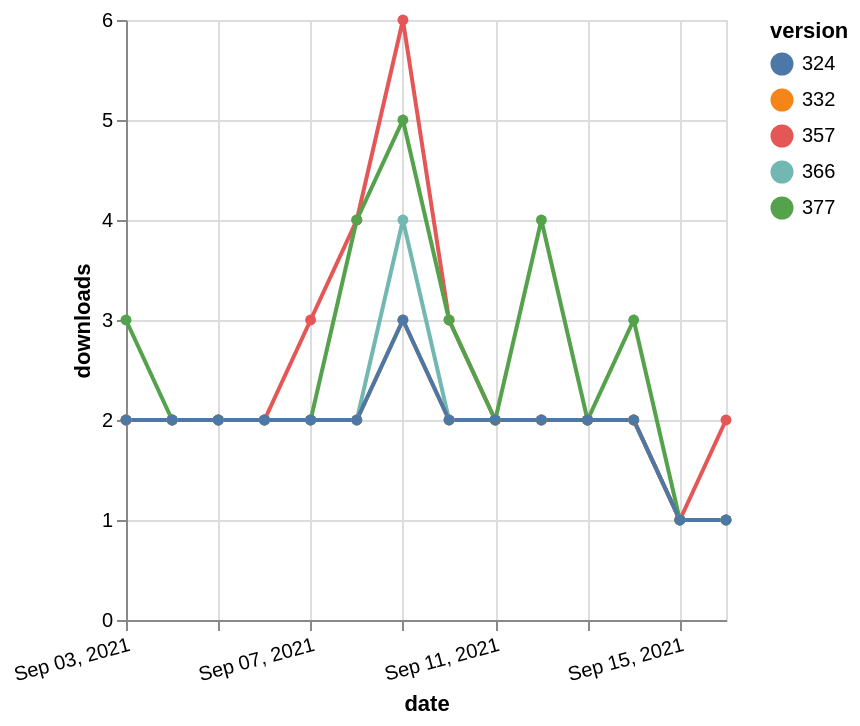

Vega-Lite specification for this chart:
### Vega-Lite specification from a JSON file in a GitHub repository (floating-point values rounded to 4 significant figures)
{"$schema": "https://vega.github.io/schema/vega-lite/v5.json", "description": "A simple bar chart with embedded data.", "data": {"values": [{"date": "2021-09-03", "total": 2317, "delta": 2, "version": "366"}, {"date": "2021-09-04", "total": 2319, "delta": 2, "version": "366"}, {"date": "2021-09-05", "total": 2321, "delta": 2, "version": "366"}, {"date": "2021-09-06", "total": 2323, "delta": 2, "version": "366"}, {"date": "2021-09-07", "total": 2325, "delta": 2, "version": "366"}, {"date": "2021-09-08", "total": 2327, "delta": 2, "version": "366"}, {"date": "2021-09-09", "total": 2331, "delta": 4, "version": "366"}, {"date": "2021-09-10", "total": 2333, "delta": 2, "version": "366"}, {"date": "2021-09-11", "total": 2335, "delta": 2, "version": "366"}, {"date": "2021-09-12", "total": 2337, "delta": 2, "version": "366"}, {"date": "2021-09-13", "total": 2339, "delta": 2, "version": "366"}, {"date": "2021-09-14", "total": 2341, "delta": 2, "version": "366"}, {"date": "2021-09-15", "total": 2342, "delta": 1, "version": "366"}, {"date": "2021-09-16", "total": 2343, "delta": 1, "version": "366"}, {"date": "2021-09-03", "total": 2916, "delta": 2, "version": "357"}, {"date": "2021-09-04", "total": 2918, "delta": 2, "version": "357"}, {"date": "2021-09-05", "total": 2920, "delta": 2, "version": "357"}, {"date": "2021-09-06", "total": 2922, "delta": 2, "version": "357"}, {"date": "2021-09-07", "total": 2925, "delta": 3, "version": "357"}, {"date": "2021-09-08", "total": 2929, "delta": 4, "version": "357"}, {"date": "2021-09-09", "total": 2935, "delta": 6, "version": "357"}, {"date": "2021-09-10", "total": 2938, "delta": 3, "version": "357"}, {"date": "2021-09-11", "total": 2940, "delta": 2, "version": "357"}, {"date": "2021-09-12", "total": 2942, "delta": 2, "version": "357"}, {"date": "2021-09-13", "total": 2944, "delta": 2, "version": "357"}, {"date": "2021-09-14", "total": 2946, "delta": 2, "version": "357"}, {"date": "2021-09-15", "total": 2947, "delta": 1, "version": "357"}, {"date": "2021-09-16", "total": 2949, "delta": 2, "version": "357"}, {"date": "2021-09-03", "total": 2763, "delta": 2, "version": "332"}, {"date": "2021-09-04", "total": 2765, "delta": 2, "version": "332"}, {"date": "2021-09-05", "total": 2767, "delta": 2, "version": "332"}, {"date": "2021-09-06", "total": 2769, "delta": 2, "version": "332"}, {"date": "2021-09-07", "total": 2771, "delta": 2, "version": "332"}, {"date": "2021-09-08", "total": 2773, "delta": 2, "version": "332"}, {"date": "2021-09-09", "total": 2776, "delta": 3, "version": "332"}, {"date": "2021-09-10", "total": 2778, "delta": 2, "version": "332"}, {"date": "2021-09-11", "total": 2780, "delta": 2, "version": "332"}, {"date": "2021-09-12", "total": 2782, "delta": 2, "version": "332"}, {"date": "2021-09-13", "total": 2784, "delta": 2, "version": "332"}, {"date": "2021-09-14", "total": 2786, "delta": 2, "version": "332"}, {"date": "2021-09-15", "total": 2787, "delta": 1, "version": "332"}, {"date": "2021-09-16", "total": 2788, "delta": 1, "version": "332"}, {"date": "2021-09-03", "total": 2142, "delta": 3, "version": "377"}, {"date": "2021-09-04", "total": 2144, "delta": 2, "version": "377"}, {"date": "2021-09-05", "total": 2146, "delta": 2, "version": "377"}, {"date": "2021-09-06", "total": 2148, "delta": 2, "version": "377"}, {"date": "2021-09-07", "total": 2150, "delta": 2, "version": "377"}, {"date": "2021-09-08", "total": 2154, "delta": 4, "version": "377"}, {"date": "2021-09-09", "total": 2159, "delta": 5, "version": "377"}, {"date": "2021-09-10", "total": 2162, "delta": 3, "version": "377"}, {"date": "2021-09-11", "total": 2164, "delta": 2, "version": "377"}, {"date": "2021-09-12", "total": 2168, "delta": 4, "version": "377"}, {"date": "2021-09-13", "total": 2170, "delta": 2, "version": "377"}, {"date": "2021-09-14", "total": 2173, "delta": 3, "version": "377"}, {"date": "2021-09-15", "total": 2174, "delta": 1, "version": "377"}, {"date": "2021-09-16", "total": 2175, "delta": 1, "version": "377"}, {"date": "2021-09-03", "total": 2524, "delta": 2, "version": "324"}, {"date": "2021-09-04", "total": 2526, "delta": 2, "version": "324"}, {"date": "2021-09-05", "total": 2528, "delta": 2, "version": "324"}, {"date": "2021-09-06", "total": 2530, "delta": 2, "version": "324"}, {"date": "2021-09-07", "total": 2532, "delta": 2, "version": "324"}, {"date": "2021-09-08", "total": 2534, "delta": 2, "version": "324"}, {"date": "2021-09-09", "total": 2537, "delta": 3, "version": "324"}, {"date": "2021-09-10", "total": 2539, "delta": 2, "version": "324"}, {"date": "2021-09-11", "total": 2541, "delta": 2, "version": "324"}, {"date": "2021-09-12", "total": 2543, "delta": 2, "version": "324"}, {"date": "2021-09-13", "total": 2545, "delta": 2, "version": "324"}, {"date": "2021-09-14", "total": 2547, "delta": 2, "version": "324"}, {"date": "2021-09-15", "total": 2548, "delta": 1, "version": "324"}, {"date": "2021-09-16", "total": 2549, "delta": 1, "version": "324"}]}, "width": "container", "mark": {"type": "line", "point": {"filled": true}}, "encoding": {"x": {"field": "date", "type": "temporal", "timeUnit": "yearmonthdate", "title": "date", "axis": {"labelAngle": -15}}, "y": {"field": "delta", "type": "quantitative", "title": "downloads"}, "color": {"field": "version", "type": "nominal"}, "tooltip": {"field": "delta"}}}
